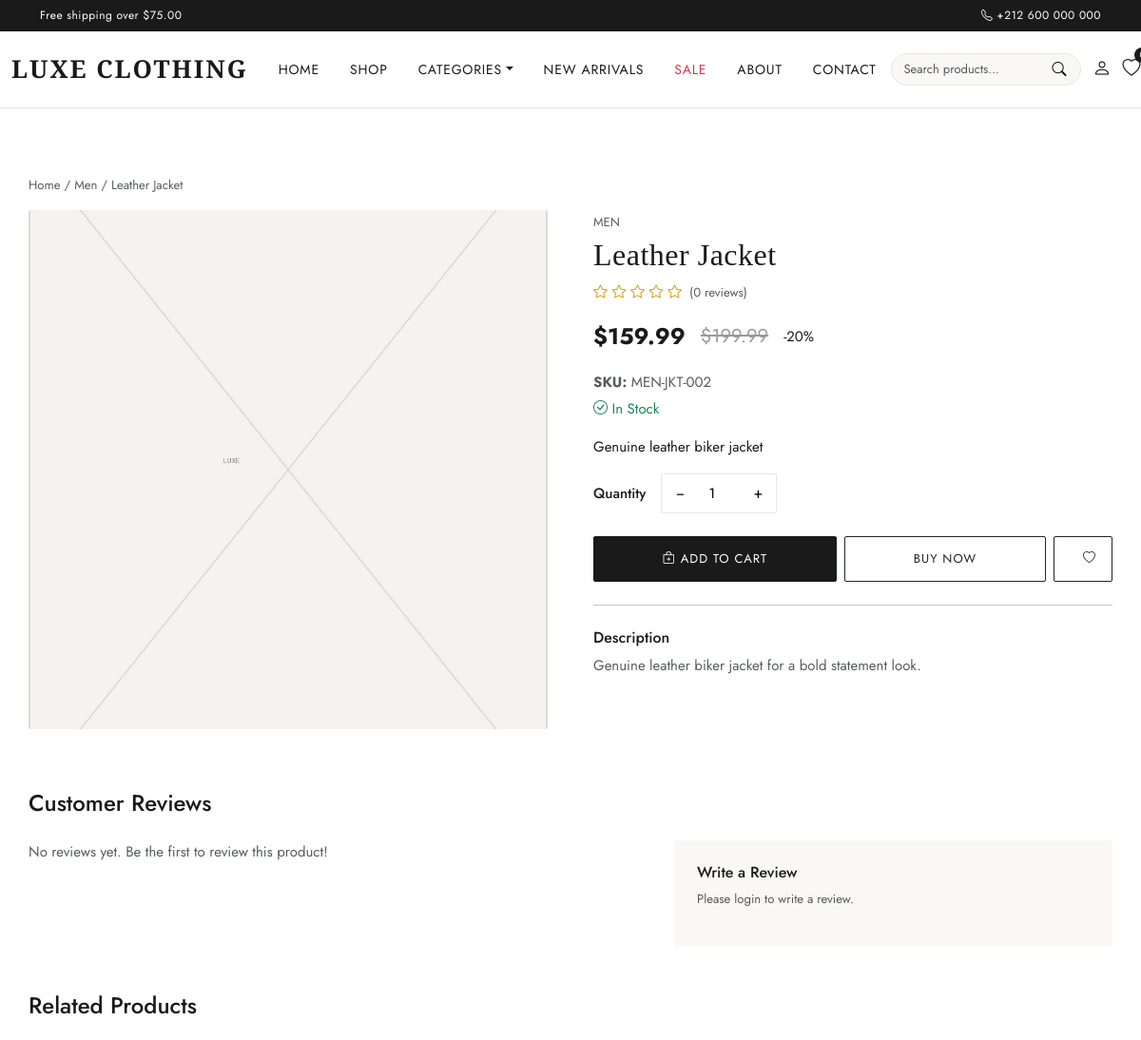
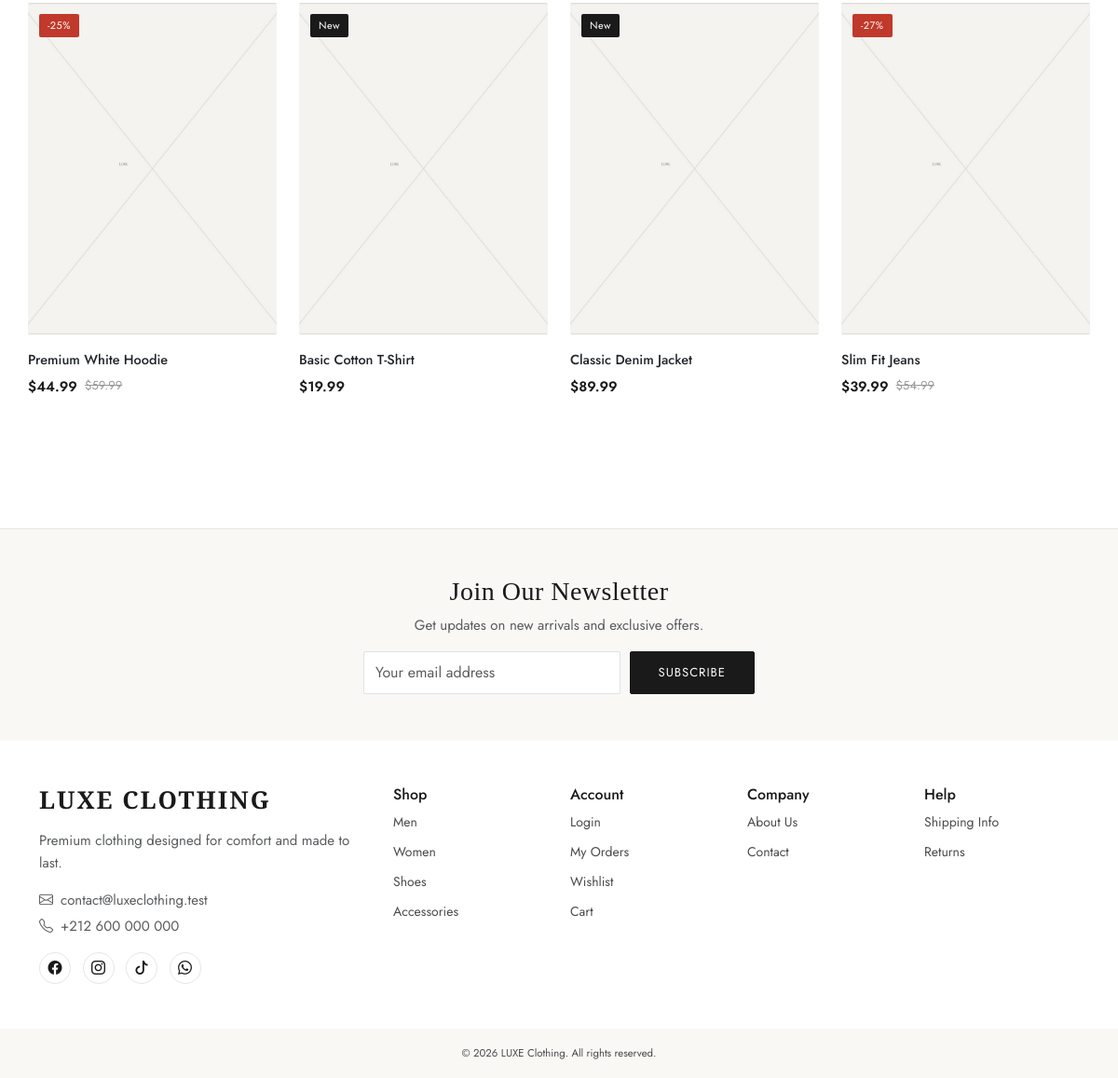
Page /product.php?slug=leather-jacket on the committed database (2 pictures, top to bottom).
### tables this page shows
CREATE TABLE products (
    id INT AUTO_INCREMENT PRIMARY KEY,
    category_id INT NOT NULL,
    name VARCHAR(200) NOT NULL,
    slug VARCHAR(220) NOT NULL UNIQUE,
    description TEXT,
    short_description VARCHAR(500),
    price DECIMAL(10,2) NOT NULL,
    sale_price DECIMAL(10,2) DEFAULT NULL,
    sku VARCHAR(100) NOT NULL UNIQUE,
    stock INT NOT NULL DEFAULT 0,
    featured_image VARCHAR(255) DEFAULT NULL,
    status ENUM('active','inactive') NOT NULL DEFAULT 'active',
    featured TINYINT(1) NOT NULL DEFAULT 0,
    created_at DATETIME NOT NULL DEFAULT CURRENT_TIMESTAMP,
    updated_at DATETIME NOT NULL DEFAULT CURRENT_TIMESTAMP ON UPDATE CURRENT_TIMESTAMP,
    FOREIGN KEY (category_id) REFERENCES categories(id) ON DELETE RESTRICT,
    INDEX idx_products_slug (slug),
    INDEX idx_products_category (category_id),
    INDEX idx_products_status (status),
    INDEX idx_products_featured (featured),
    INDEX idx_products_created (created_at),
    FULLTEXT INDEX ft_products_search (name, description, short_description)
);

CREATE TABLE categories (
    id INT AUTO_INCREMENT PRIMARY KEY,
    name VARCHAR(100) NOT NULL,
    slug VARCHAR(150) NOT NULL UNIQUE,
    description TEXT,
    image VARCHAR(255) DEFAULT NULL,
    status ENUM('active','inactive') NOT NULL DEFAULT 'active',
    created_at DATETIME NOT NULL DEFAULT CURRENT_TIMESTAMP,
    INDEX idx_categories_slug (slug),
    INDEX idx_categories_status (status)
);

### includes/functions.php (called while the page is built, shortened)
<?php
require_once __DIR__ . '/../config/database.php';
function e(?string $value): string
{
    return htmlspecialchars($value ?? '', ENT_QUOTES, 'UTF-8');
}
function isLoggedIn(): bool
{
    return !empty($_SESSION['user_id']);
}
function getSettings(): array
{
    static $settings = null;
    if ($settings !== null) {
        return $settings;
    }
    $settings = [];
    try {
        $stmt = getDB()->query('SELECT setting_key, setting_value FROM settings');
        foreach ($stmt->fetchAll() as $row) {
            $settings[$row['setting_key']] = $row['setting_value'];
        }
    } catch (Exception $e) {
        error_log('Settings load error: ' . $e->getMessage());
    }
    return $settings;
}
function setting(string $key, $default = '')
{
    $settings = getSettings();
    return $settings[$key] ?? $default;
}
function formatPrice(float $amount): string
{
    return setting('currency_symbol', '$') . number_format($amount, 2);
}
function productDisplayPrice(array $product): array
{
    $price = (float)$product['price'];
    $sale  = $product['sale_price'] !== null ? (float)$product['sale_price'] : null;
    $hasSale = $sale !== null && $sale > 0 && $sale < $price;
    $discount = $hasSale ? round((($price - $sale) / $price) * 100) : 0;
    return [
        'price'     => $price,
        'sale'      => $hasSale ? $sale : null,
        'final'     => $hasSale ? $sale : $price,
        'has_sale'  => $hasSale,
        'discount'  => $discount,
    ];
}
function productImageUrl(?string $filename): string
{
    return UPLOAD_URL . '/products/' . $filename;
}
function getProductAverageRating(int $productId): array
{
    $stmt = getDB()->prepare(
        "SELECT COALESCE(AVG(rating),0) AS avg_rating, COUNT(*) AS total
         FROM reviews WHERE product_id = ? AND status = 'approved'"
    );
    $stmt->execute([$productId]);
    $row = $stmt->fetch();
    return [
        'average' => round((float)$row['avg_rating'], 1),
        'total'   => (int)$row['total'],
    ];
}

### config/database.php (called while the page is built, shortened)
<?php
function getDB(): PDO
{
    static $pdo = null;
    if ($pdo === null) {
        $dsn = 'mysql:host=' . DB_HOST . ';dbname=' . DB_NAME . ';charset=' . DB_CHARSET;
        $options = [
            PDO::ATTR_ERRMODE            => PDO::ERRMODE_EXCEPTION,
            PDO::ATTR_DEFAULT_FETCH_MODE => PDO::FETCH_ASSOC,
            PDO::ATTR_EMULATE_PREPARES   => false,
        ];
        try {
            $pdo = new PDO($dsn, DB_USER, DB_PASS, $options);
        } catch (PDOException $e) {
            error_log('DB Connection Error: ' . $e->getMessage());
            http_response_code(500);
            die('A database error occurred. Please try again later.');
        }
    }
    return $pdo;
}

### product.php (the view, shortened to what this page needs)
<?php
require_once __DIR__ . '/includes/functions.php';
require_once __DIR__ . '/includes/product-functions.php';
$pdo = getDB();
$slug = $_GET['slug'] ?? '';
$stmt = $pdo->prepare("SELECT p.*, c.name AS category_name, c.slug AS category_slug FROM products p JOIN categories c ON c.id = p.category_id WHERE p.slug = ? AND p.status = 'active' LIMIT 1");
$stmt->execute([$slug]);
$product = $stmt->fetch();
$priceInfo = productDisplayPrice($product);
$rating = getProductAverageRating((int)$product['id']);
$inWishlist = false;
$reviewsStmt = $pdo->prepare(
    "SELECT r.*, u.first_name, u.last_name FROM reviews r JOIN users u ON u.id = r.user_id
     WHERE r.product_id = ? AND r.status = 'approved' ORDER BY r.created_at DESC LIMIT 20"
);
$reviewsStmt->execute([$product['id']]);
$reviews = $reviewsStmt->fetchAll();
$canReview = false;
$alreadyReviewed = false;
$relatedStmt = $pdo->prepare("SELECT * FROM products WHERE category_id = ? AND id != ? AND status='active' ORDER BY RAND() LIMIT 4");
$relatedStmt->execute([$product['category_id'], $product['id']]);
$related = $relatedStmt->fetchAll();
$wishlistIds = $inWishlist ? [(int)$product['id']] : [];
require_once __DIR__ . '/includes/header.php';
?>
<div class="container section">
  <nav class="small text-muted mb-3">
    <a href="<?= BASE_URL ?>/index.php" class="text-muted">Home</a> /
    <a href="<?= BASE_URL ?>/category.php?slug=<?= e($product['category_slug']) ?>" class="text-muted"><?= e($product['category_name']) ?></a> /
    <span><?= e($product['name']) ?></span>
  </nav>
  <div class="row g-5">
    <div class="col-lg-6">
      <div class="product-gallery-main mb-3" id="mainImageWrap">
        <img id="mainImage" src="<?= e(productImageUrl($product['featured_image'])) ?>" alt="<?= e($product['name']) ?>">
      </div>
    </div>
    <div class="col-lg-6">
      <span class="text-uppercase small text-muted"><?= e($product['category_name']) ?></span>
      <h2 class="mt-1 mb-2"><?= e($product['name']) ?></h2>
      <div class="d-flex align-items-center gap-2 mb-3">
        <span class="stars">
          <?php for ($i = 1; $i <= 5; $i++): ?>
            <i class="bi <?= $i <= round($rating['average']) ? 'bi-star-fill' : 'bi-star' ?>"></i>
          <?php endfor; ?>
        </span>
        <span class="text-muted small">(<?= $rating['total'] ?> review<?= $rating['total'] === 1 ? '' : 's' ?>)</span>
      </div>
      <div class="d-flex align-items-center gap-3 mb-3">
        <span class="fs-4 fw-bold"><?= formatPrice($priceInfo['final']) ?></span>
        <?php if ($priceInfo['has_sale']): ?>
          <span class="price-old fs-5"><?= formatPrice($priceInfo['price']) ?></span>
          <span class="badge-sale">-<?= $priceInfo['discount'] ?>%</span>
        <?php endif; ?>
      </div>
      <p class="text-muted mb-1"><strong>SKU:</strong> <span id="skuDisplay"><?= e($product['sku']) ?></span></p>
      <p class="mb-3">
        <?php if ($product['stock'] > 0): ?>
          <span class="text-success"><i class="bi bi-check-circle"></i> In Stock</span>
        <?php else: ?>
          <span class="text-danger"><i class="bi bi-x-circle"></i> Out of Stock</span>
        <?php endif; ?>
      </p>
      <p><?= nl2br(e($product['short_description'] ?: substr(strip_tags($product['description']), 0, 200))) ?></p>
      <form id="addToCartForm">
        <div class="mb-4 d-flex align-items-center gap-3">
          <label class="form-label fw-medium mb-0">Quantity</label>
          <div class="qty-selector">
            <button type="button" id="qtyDec">−</button>
            <input type="number" id="qtyInput" value="1" min="1">
            <button type="button" id="qtyInc">+</button>
          </div>
        </div>
        <div class="d-flex gap-2 flex-wrap">
          <button type="submit" class="btn btn-dark flex-grow-1" id="addToCartBtn" <?= $product['stock'] <= 0 ? 'disabled' : '' ?>>
            <i class="bi bi-bag-plus"></i> Add to Cart
          </button>
          <button type="button" class="btn btn-outline-dark flex-grow-1" id="buyNowBtn" <?= $product['stock'] <= 0 ? 'disabled' : '' ?>>Buy Now</button>
          <button type="button" class="btn btn-outline-dark wishlist-toggle-btn wishlist-btn <?= $inWishlist ? 'active' : '' ?>" style="position:static;opacity:1;width:48px;height:48px;border-radius:2px;" data-product-id="<?= $product['id'] ?>">
            <i class="bi <?= $inWishlist ? 'bi-heart-fill' : 'bi-heart' ?>"></i>
          </button>
        </div>
      </form>
      <hr class="my-4">
      <h6>Description</h6>
      <p class="text-muted"><?= nl2br(e($product['description'])) ?></p>
    </div>
  </div>
  <div class="mt-5">
    <h4 class="mb-4">Customer Reviews</h4>
    <div class="row">
      <div class="col-lg-7">
        <?php if (empty($reviews)): ?>
          <p class="text-muted">No reviews yet. Be the first to review this product!</p>
        <?php endif; ?>
      </div>
      <div class="col-lg-5">
        <div class="p-4" style="background:var(--cream);border-radius:2px;">
          <h6>Write a Review</h6>
          <?php if (!isLoggedIn()): ?>
            <p class="small text-muted">Please <a href="<?= BASE_URL ?>/auth/login.php?redirect=<?= urlencode($_SERVER['REQUEST_URI']) ?>">login</a> to write a review.</p>
          <?php elseif ($alreadyReviewed): ?>
            <p class="small text-muted">You've already reviewed this product. Thank you!</p>
          <?php elseif (!$canReview): ?>
            <p class="small text-muted">Only customers who purchased this product can leave a review.</p>
          <?php endif; ?>
        </div>
      </div>
    </div>
  </div>
  <?php if ($related): ?>
  <div class="mt-5">
    <h4 class="mb-4">Related Products</h4>
    <div class="row"><?php foreach ($related as $p) renderProductCard($p, $wishlistIds); ?></div>
  </div>
  <?php endif; ?>
</div>
<?php require_once __DIR__ . '/includes/footer.php'; ?>

### includes/product-functions.php (shortened to what this page needs)
<?php
function renderProductCard(array $p, array $wishlistIds = []): void
{
    $priceInfo = productDisplayPrice($p);
    $isNew = strtotime($p['created_at']) > strtotime('-21 days');
    ?>
    <div class="col-6 col-md-4 col-lg-3">
      <div class="product-card">
        <div class="product-img-wrap">
          <a href="<?= BASE_URL ?>/product.php?slug=<?= e($p['slug']) ?>">
            <img src="<?= e(productImageUrl($p['featured_image'])) ?>" alt="<?= e($p['name']) ?>" loading="lazy">
          </a>
          <?php if ($priceInfo['has_sale']): ?>
            <span class="badge-sale">-<?= $priceInfo['discount'] ?>%</span>
          <?php elseif ($isNew): ?>
            <span class="badge-new">New</span>
          <?php endif; ?>
        </div>
        <div class="product-info">
          <div class="product-name"><a href="<?= BASE_URL ?>/product.php?slug=<?= e($p['slug']) ?>" class="text-dark"><?= e($p['name']) ?></a></div>
          <?php if ($p['stock'] <= 0): ?>
            <span class="out-of-stock-label">Out of Stock</span>
          <?php else: ?>
          <div class="price-row">
            <span class="price-current"><?= formatPrice($priceInfo['final']) ?></span>
            <?php if ($priceInfo['has_sale']): ?><span class="price-old"><?= formatPrice($priceInfo['price']) ?></span><?php endif; ?>
          </div>
          <?php endif; ?>
        </div>
      </div>
    </div>
    <?php
}

### rows in the picture
products: category.name "Men", name "Leather Jacket", featured_image (placeholder picture), category.name "MEN", formatPrice($priceInfo['final']) "$159.99", formatPrice($priceInfo['price']) "$199.99", price+sale_price "20", sku "MEN-JKT-002", short_description "Genuine leather biker jacket", description "Genuine leather biker jacket for a bold statement look."
products: featured_image (placeholder picture), price+sale_price "25", name "Premium White Hoodie", formatPrice($priceInfo['final']) "$44.99", formatPrice($priceInfo['price']) "$59.99"
products: featured_image (placeholder picture), shows "New", name "Basic Cotton T-Shirt", price "$19.99"
products: featured_image (placeholder picture), shows "New", name "Classic Denim Jacket", price "$89.99"
products: featured_image (placeholder picture), price+sale_price "27", name "Slim Fit Jeans", formatPrice($priceInfo['final']) "$39.99", formatPrice($priceInfo['price']) "$54.99"

### other values in the picture
formatPrice((float)setting('free_shipping_threshold', 75)) "$75.00"
setting('phone', '') "+212 600 000 000"
setting('store_name', 'LUXE') "LUXE CLOTHING"
$rating['total'] "0"
setting('footer_about_text') ?: setting('address', '') "Premium clothing designed for comfort and made to last."
setting('email', '') "contact@luxeclothing.test"
setting('store_name', 'LUXE Clothing') "LUXE Clothing"
